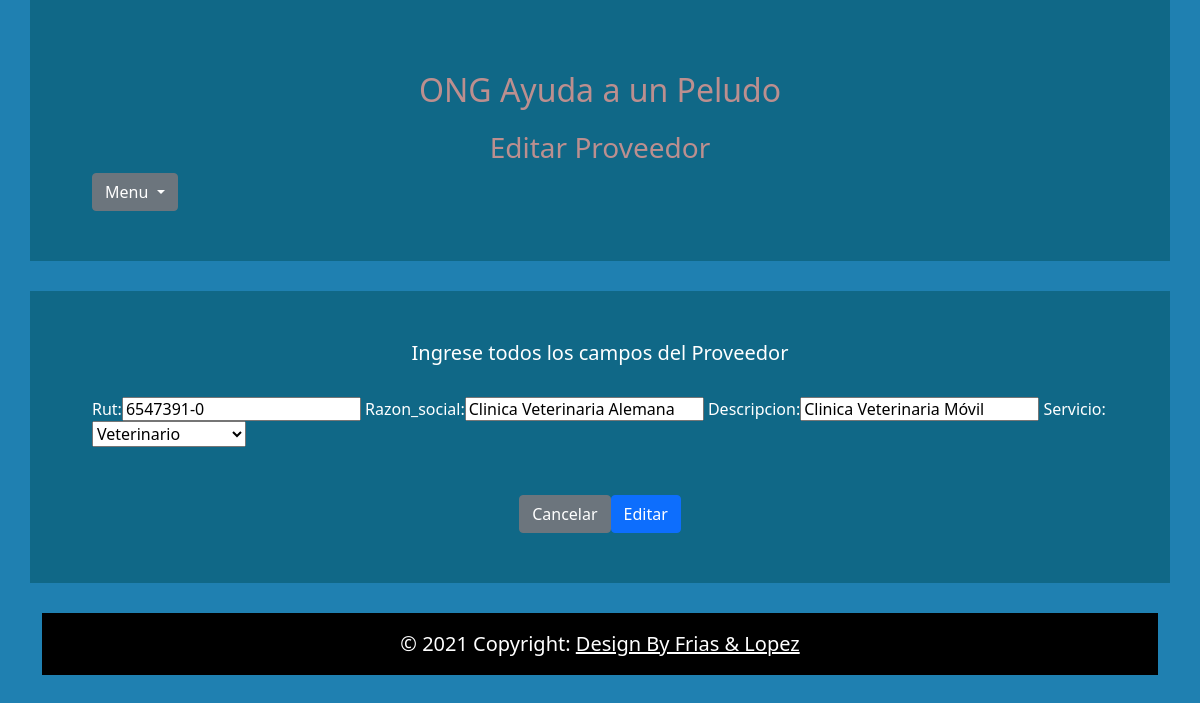
The app's page /modificar/6547391-0/ with its own data.
### core/models.py (models this page shows, shortened)
class Proveedor(models.Model):
    rut = models.CharField(max_length=40, primary_key=True, verbose_name='rut')
    razon_social = models.CharField(max_length=50,verbose_name='razon_social')
    descripcion = models.CharField(max_length=200, null=True, blank=True, verbose_name='descripcion')
    Servicio = models.ForeignKey(Servicio, on_delete=models.CASCADE)

### core/views.py (the view)
# urls.py: path('modificar/<rut>/',modificar_proveedor, name="modificar_proveedor"),
def modificar_proveedor(request, rut):
    proveedor = get_object_or_404(Proveedor, rut=rut)
    datos = {
        'form': ProveedorFormulario(instance=proveedor)
    }
    if request.method == 'POST':
        modificarProveedor = ProveedorFormulario(data=request.POST, instance=proveedor)
        if modificarProveedor.is_valid():
           modificarProveedor.save()
           return redirect(to="listado-proveedor")
        datos["form"] = modificarProveedor
    return render(request, 'core/modificar.html', datos)

### core/forms.py
class ProveedorFormulario(forms.ModelForm):
    class Meta:
        model = Proveedor
        fields = ('rut', 'razon_social', 'descripcion', 'Servicio')

### core/models.py (called while the page is built)
    def __str__(self):
        return self.nombreServicio

### core/Templates/core/modificar.html (shortened to what this page needs)
<!DOCTYPE html>
<html lang="en">
    <head>
        {% load static %}
        <link rel="stylesheet" href="{% static 'core/css/bootstrap.min.css'%}">
        <link rel="stylesheet" href="{% static 'core//css/normalize.css'%}">
        <link href="{% static 'core/css/style.css'%}" rel="stylesheet">
</head>
<body>
    <div class="container">
        <div class="row justify-content-center">
            <div class="col-md-auto">
                <h1 class="titulo">
                    ONG Ayuda a un Peludo
                </h1>
                <p class="h3 titulosec text-capitalize">
                    Editar Proveedor
                </p>
            </div>
            <div class="dropdown">
                <button type="button" class="btn btn-secondary dropdown-toggle" data-toggle="dropdown">
                    Menu
                </button>
            </div>
        </div>
    {% block content %}
    <div class="container-fuid">
        <div class="row justify-content-center">
            <div class="col-sm-12">
                <p class="h5 pb-4 text-center">Ingrese todos los campos del Proveedor</p>
                    <form action="" method="post">
                        {{ form }}
                        <div class="d-flex justify-content-center mp-4 pt-5">
                            <input type="reset" value="Cancelar" class="btn btn-secondary">
                            <input type="submit" value="Editar" class="btn btn-primary">
                        </div>
                    </form>
            </div>
        </div>
    </div>
    {% endblock %}
    <footer class="lead bg-dark text-center text-white">
        <div class="text-center p-3" style="background-color:black;">© 2021 Copyright:
            <a class="text-white" href="#"><strong> Design By Frias & Lopez</strong></a>
        </div>
    </footer>
</body>
</html>

### core/static/core/css/style.css (style rules this page uses)
body { background-color:#1f80b1; }
.row { background-color:#085a70a2 ; padding: 50px; margin-bottom: 30px; color:white; }
.titulo { color:rosybrown; text-align: center; }
.titulosec { color:rosybrown; text-align: center; }

### records on screen
Proveedor: rut "6547391-0", razon_social "Clinica Veterinaria Alemana", descripcion "Clinica Veterinaria Móvil", Servicio "Veterinario"
